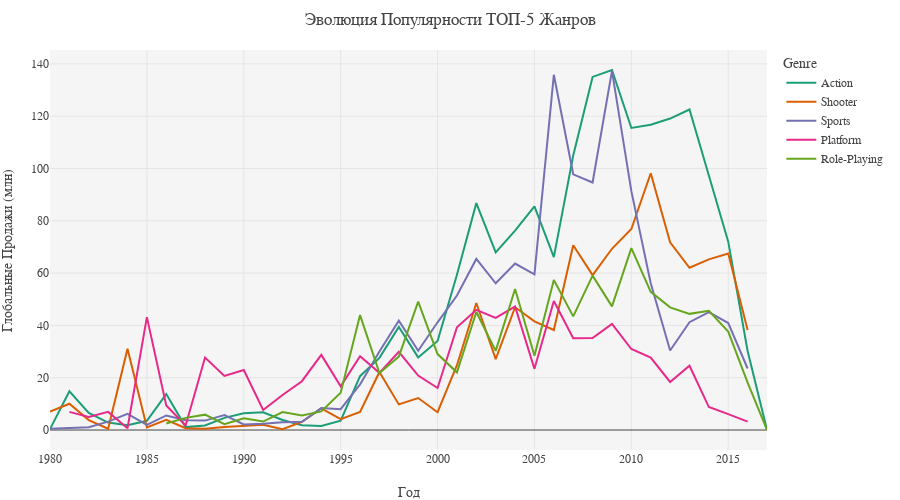

This figure's notebook cell:
### Markdown cell above
# Genre Evolution Analysis

### Code cell
# 
# GENRE EVOLUTION OVER TIME
# 
print("\n GENRE EVOLUTION AND TREND ANALYSIS")

# Анализ эволюции жанров по десятилетиям
df_clean['Decade'] = (df_clean['Year_of_Release'] // 10 * 10).astype(int)

genre_decade = df_clean.groupby(['Decade', 'Genre'])['Global_Sales'].sum().reset_index()
top_genres_per_decade = genre_decade.loc[genre_decade.groupby('Decade')['Global_Sales'].idxmax()]

print(" Доминирующие жанры по десятилетиям:")
for _, row in top_genres_per_decade.iterrows():
    print(f"  {row['Decade']}s: {row['Genre']} ({row['Global_Sales']:.1f} млн)")

# Визуализация изменения популярности жанров
genre_timeline = df_clean.groupby(['Year_of_Release', 'Genre'])['Global_Sales'].sum().reset_index()
top_5_genres = df_clean.groupby('Genre')['Global_Sales'].sum().nlargest(5).index

fig = px.line(genre_timeline[genre_timeline['Genre'].isin(top_5_genres)],
              x='Year_of_Release', y='Global_Sales', color='Genre',
              title="Эволюция Популярности ТОП-5 Жанров",
              labels={'Global_Sales': 'Глобальные Продажи (млн)', 'Year_of_Release': 'Год'})

fig.update_layout(height=500)
fig.show()

### Figure 1 — Plotly figure (JSON) as saved in the notebook; plotly's stock layout.template omitted (floating-point values rounded to 4 significant figures)
{"data": [{"hovertemplate": "Genre=Action<br>Год=%{x}<br>Глобальные Продажи (млн)=%{y}<extra></extra>", "legendgroup": "Action", "line": {"color": "rgb(27,158,119)", "dash": "solid"}, "marker": {"symbol": "circle"}, "mode": "lines", "name": "Action", "orientation": "v", "showlegend": true, "type": "scatter", "x": [1980, 1981, 1982, 1983, 1984, 1985, 1986, 1987, 1988, 1989, 1990, 1991, 1992, 1993, 1994, 1995, 1996, 1997, 1998, 1999, 2000, 2001, 2002, 2003, 2004, 2005, 2006, 2007, 2008, 2009, 2010, 2011, 2012, 2013, 2014, 2015, 2016, 2017], "xaxis": "x", "y": [0.34, 14.84, 6.52, 2.86, 1.85, 3.52, 13.74, 1.12, 1.75, 4.64, 6.39, 6.76, 3.83, 1.81, 1.55, 3.57, 20.58, 27.58, 39.44, 27.77, 34.04, 59.39, 86.76, 67.93, 76.25, 85.53, 66.13, 105.0, 135.0, 137.7, 115.5, 116.8, 119.1, 122.6, 97.3, 72.04, 30.23, 0.01], "yaxis": "y"}, {"hovertemplate": "Genre=Shooter<br>Год=%{x}<br>Глобальные Продажи (млн)=%{y}<extra></extra>", "legendgroup": "Shooter", "line": {"color": "rgb(217,95,2)", "dash": "solid"}, "marker": {"symbol": "circle"}, "mode": "lines", "name": "Shooter", "orientation": "v", "showlegend": true, "type": "scatter", "x": [1980, 1981, 1982, 1983, 1984, 1985, 1986, 1987, 1988, 1989, 1991, 1992, 1993, 1994, 1995, 1996, 1997, 1998, 1999, 2000, 2001, 2002, 2003, 2004, 2005, 2006, 2007, 2008, 2009, 2010, 2011, 2012, 2013, 2014, 2015, 2016], "xaxis": "x", "y": [7.07, 10.04, 3.79, 0.48, 31.1, 1.0, 3.89, 0.71, 0.51, 1.2, 2.0, 0.29, 3.08, 8.3, 4.15, 6.91, 22.17, 9.8, 12.25, 6.81, 24.77, 48.58, 27.13, 46.95, 41.55, 38.24, 70.67, 59.22, 69.3, 76.87, 98.17, 71.8, 62.05, 65.26, 67.49, 38.23], "yaxis": "y"}, {"hovertemplate": "Genre=Sports<br>Год=%{x}<br>Глобальные Продажи (млн)=%{y}<extra></extra>", "legendgroup": "Sports", "line": {"color": "rgb(117,112,179)", "dash": "solid"}, "marker": {"symbol": "circle"}, "mode": "lines", "name": "Sports", "orientation": "v", "showlegend": true, "type": "scatter", "x": [1980, 1981, 1982, 1983, 1984, 1985, 1986, 1987, 1988, 1989, 1990, 1991, 1992, 1993, 1994, 1995, 1996, 1997, 1998, 1999, 2000, 2001, 2002, 2003, 2004, 2005, 2006, 2007, 2008, 2009, 2010, 2011, 2012, 2013, 2014, 2015, 2016], "xaxis": "x", "y": [0.49, 0.79, 1.05, 3.2, 6.18, 1.96, 5.57, 3.72, 3.6, 5.72, 2.11, 2.41, 2.95, 3.18, 8.39, 7.98, 17.45, 30.02, 41.79, 30.29, 41.19, 51.43, 65.42, 56.11, 63.67, 59.51, 135.8, 97.78, 94.63, 137.3, 91.34, 56.12, 30.42, 41.23, 45.1, 40.9, 23.53], "yaxis": "y"}, {"hovertemplate": "Genre=Platform<br>Год=%{x}<br>Глобальные Продажи (млн)=%{y}<extra></extra>", "legendgroup": "Platform", "line": {"color": "rgb(231,41,138)", "dash": "solid"}, "marker": {"symbol": "circle"}, "mode": "lines", "name": "Platform", "orientation": "v", "showlegend": true, "type": "scatter", "x": [1981, 1982, 1983, 1984, 1985, 1986, 1987, 1988, 1989, 1990, 1991, 1992, 1993, 1994, 1995, 1996, 1997, 1998, 1999, 2000, 2001, 2002, 2003, 2004, 2005, 2006, 2007, 2008, 2009, 2010, 2011, 2012, 2013, 2014, 2015, 2016], "xaxis": "x", "y": [6.93, 5.03, 6.93, 0.69, 43.17, 9.39, 1.74, 27.73, 20.66, 22.97, 7.64, 13.42, 18.67, 28.74, 16.69, 28.23, 21.85, 29.88, 20.82, 16.06, 39.28, 45.97, 42.89, 47.22, 23.39, 49.35, 35.1, 35.14, 40.58, 30.98, 27.71, 18.37, 24.59, 8.78, 6.06, 3.21], "yaxis": "y"}, {"hovertemplate": "Genre=Role-Playing<br>Год=%{x}<br>Глобальные Продажи (млн)=%{y}<extra></extra>", "legendgroup": "Role-Playing", "line": {"color": "rgb(102,166,30)", "dash": "solid"}, "marker": {"symbol": "circle"}, "mode": "lines", "name": "Role-Playing", "orientation": "v", "showlegend": true, "type": "scatter", "x": [1986, 1987, 1988, 1989, 1990, 1991, 1992, 1993, 1994, 1995, 1996, 1997, 1998, 1999, 2000, 2001, 2002, 2003, 2004, 2005, 2006, 2007, 2008, 2009, 2010, 2011, 2012, 2013, 2014, 2015, 2016, 2017], "xaxis": "x", "y": [2.52, 4.65, 5.88, 2.2, 4.52, 3.25, 6.86, 5.59, 7.11, 14.26, 43.96, 21.79, 28.08, 49.09, 29.03, 22.06, 45.13, 30.26, 53.95, 28.42, 57.37, 43.45, 59.03, 47.29, 69.57, 52.85, 46.91, 44.42, 45.57, 37.66, 18.12, 0.05], "yaxis": "y"}], "layout": {"height": 500, "legend": {"title": {"text": "Genre"}, "tracegroupgap": 0}, "title": {"text": "Эволюция Популярности ТОП-5 Жанров"}, "xaxis": {"anchor": "y", "domain": [0, 1], "title": {"text": "Год"}}, "yaxis": {"anchor": "x", "domain": [0, 1], "title": {"text": "Глобальные Продажи (млн)"}}}}
